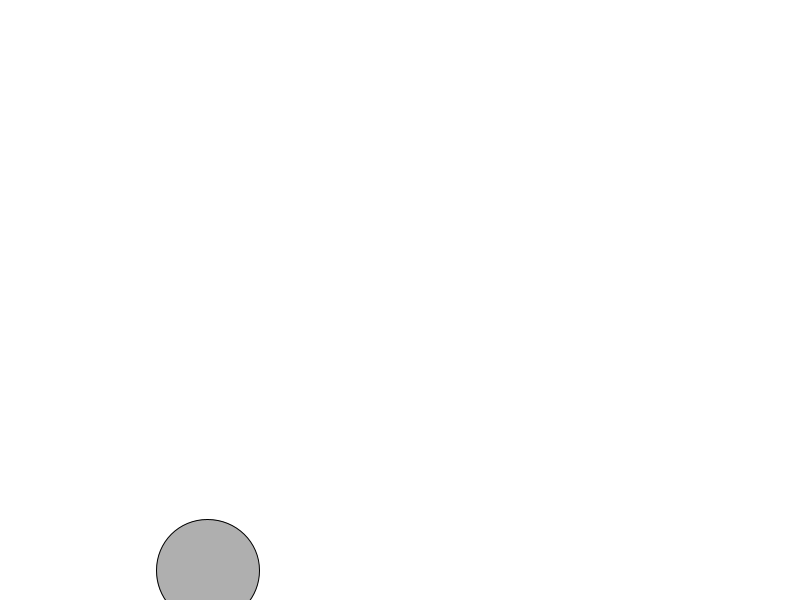
Frame 1 (no input)
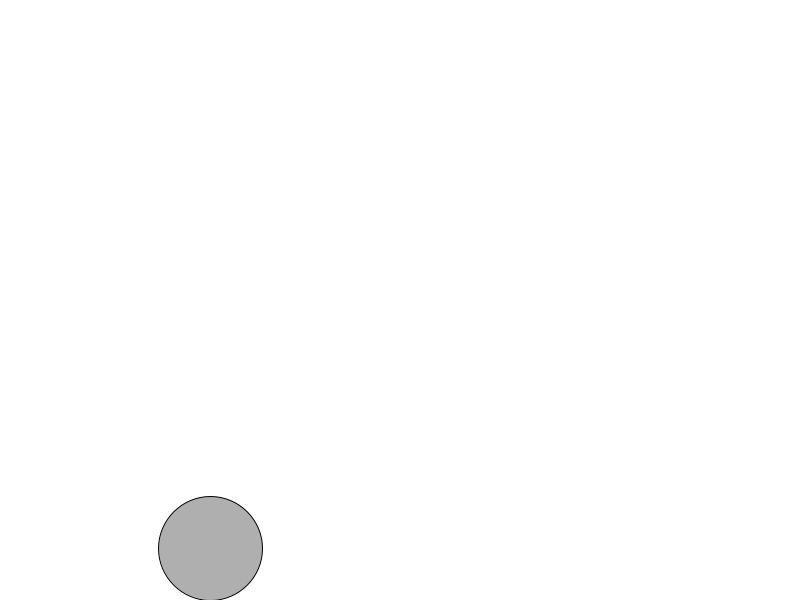
Frame 60 (the mouse pressed at the canvas centre just before this capture)
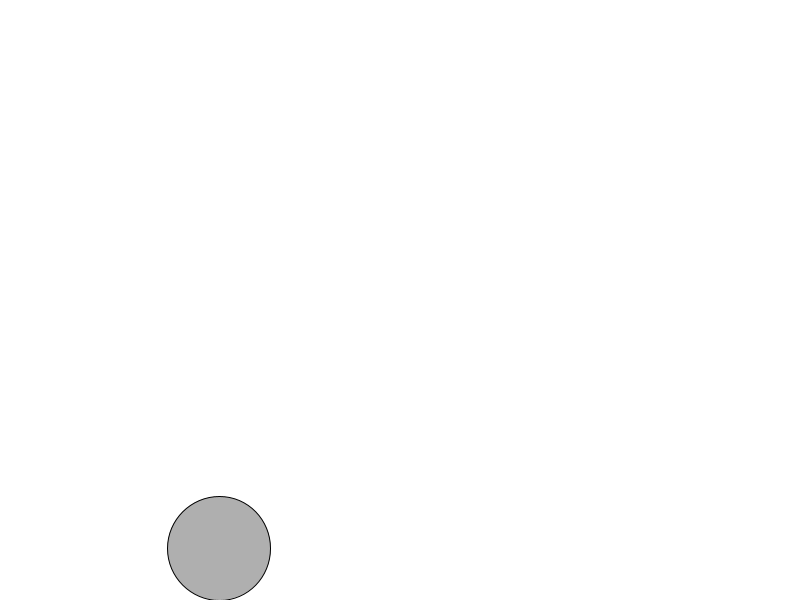
Frame 120 (the mouse held since frame 60 and released just before this capture)

The Processing sketch that drew these frames (run headless with seeded random() and noise(); from frame 60 on, the mouse is pressed at the canvas centre):

// Processing sketch: quitar_y_poner_listas
// ── quitar_y_poner_listas.pde
Particula[] particulas = new Particula[1];

void setup(){
  size(800, 600);
  for(int i = 0; i < particulas.length; i++){
    particulas[i] = new Particula(random(10), random(width),random(height));
  }
}

void draw(){
  background(255);
  PVector viento = new PVector(0.01, 0);
  PVector gravedad = new PVector(0, 0.1);
  //aplicamos las fuerzas y calculamos el movimento
  //Hacemos esto por cada una de las particulas de la lista
  for(int i = 0; i < particulas.length; i++){
    particulas[i].aplicaFuerza(gravedad);
    particulas[i].aplicaFuerza(viento);
    particulas[i].actualiza();
    particulas[i].dibuja();
    particulas[i].compruebaLimites();
  }
}
//Clase partícula:
//Aquí se definimos que es y que hace una partícula.

class Particula {
 
  PVector posicion;
  PVector velocidad;
  PVector aceleracion;
  float masa; //masa del objeto
  float radio;

  //Consturctor, funcion que crea el objeto
  Particula(float m, float x , float y) {
      masa = m;
      radio = masa*8;
      posicion = new PVector(x,y);
      velocidad = new PVector(0,0);
      aceleracion = new PVector(0,0);
    }
 
  //Funcion que aplica la fuerza que se le diga
  void aplicaFuerza(PVector fuerza) {
    //Función que calcula la aplicacion de una fuerza
    //Recibimos la fuerza, dividims por masa y agregamos a aceleración.

    PVector f = PVector.div(fuerza,masa);
    aceleracion.add(f);
  }
  //funcion qu calcula el movimiento
  void actualiza() {
    //Calculamos el desplazamiento como lo venimos haciendo
    velocidad.add(aceleracion);
    posicion.add(velocidad);
    aceleracion.mult(0);
  }
  
 //función que dibuja el objeto como un elipse
  void dibuja() {
    stroke(0);
    fill(175);
    //Usamos la masa para calcular el tamaño
    ellipse(posicion.x,posicion.y, radio*2 ,radio*2);
  }
  
  //El objeto rebota cuando encuentra los bordes del canvas
  void compruebaLimites() {
    if (posicion.x  > width - radio) {
      posicion.x = width - radio;
      velocidad.x *= -1;
    } else if (posicion.x < 0 + radio) {
      velocidad.x *= -1;
      posicion.x = 0 + radio;
    }
 
    if (posicion.y > height - radio) {
      velocidad.y *= -1;
      posicion.y = height - radio;
    }else if (posicion.y < 0 + radio) {
      velocidad.y *= -1;
      posicion.y = 0 + radio;
    }
  }
}

void mouseClicked() {
  if(mouseButton == LEFT){
    Particula p = new Particula(random(2,10), mouseX, mouseY);
    particulas = (Particula[])append(particulas, p);
  }
  
  if(mouseButton == RIGHT){
   if(particulas.length > 1){
    particulas = (Particula[])shorten(particulas);
   }
  }
}
